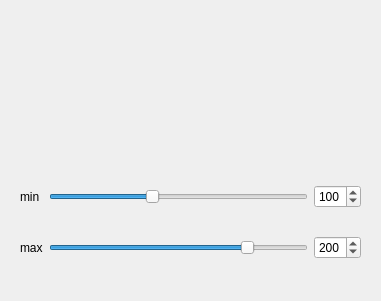
<?xml version="1.0" encoding="UTF-8"?>
<ui version="4.0">
 <class>Form</class>
 <widget class="QWidget" name="Form">
  <property name="geometry">
   <rect>
    <x>0</x>
    <y>0</y>
    <width>381</width>
    <height>301</height>
   </rect>
  </property>
  <property name="sizePolicy">
   <sizepolicy hsizetype="Preferred" vsizetype="Preferred">
    <horstretch>0</horstretch>
    <verstretch>0</verstretch>
   </sizepolicy>
  </property>
  <property name="windowTitle">
   <string>Form</string>
  </property>
  <layout class="QGridLayout" name="gridLayout">
   <item row="1" column="0">
    <widget class="QWidget" name="widget_2" native="true">
     <layout class="QGridLayout" name="gridLayout_3">
      <item row="0" column="0">
       <widget class="QLabel" name="labelMin">
        <property name="text">
         <string>min</string>
        </property>
       </widget>
      </item>
      <item row="0" column="1">
       <widget class="QSlider" name="horizontalSliderMin">
        <property name="maximum">
         <number>255</number>
        </property>
        <property name="value">
         <number>100</number>
        </property>
        <property name="orientation">
         <enum>Qt::Horizontal</enum>
        </property>
       </widget>
      </item>
      <item row="0" column="2">
       <widget class="QSpinBox" name="spinBoxMin">
        <property name="maximum">
         <number>255</number>
        </property>
        <property name="value">
         <number>100</number>
        </property>
       </widget>
      </item>
      <item row="1" column="0">
       <widget class="QLabel" name="labelMax">
        <property name="text">
         <string>max</string>
        </property>
       </widget>
      </item>
      <item row="1" column="1">
       <widget class="QSlider" name="horizontalSliderMax">
        <property name="maximum">
         <number>255</number>
        </property>
        <property name="value">
         <number>200</number>
        </property>
        <property name="orientation">
         <enum>Qt::Horizontal</enum>
        </property>
       </widget>
      </item>
      <item row="1" column="2">
       <widget class="QSpinBox" name="spinBoxMax">
        <property name="maximum">
         <number>255</number>
        </property>
        <property name="value">
         <number>200</number>
        </property>
       </widget>
      </item>
     </layout>
    </widget>
   </item>
   <item row="0" column="0">
    <widget class="QWidget" name="widget_1" native="true">
     <layout class="QGridLayout" name="gridLayout_2"/>
    </widget>
   </item>
  </layout>
 </widget>
 <resources/>
 <connections>
  <connection>
   <sender>horizontalSliderMin</sender>
   <signal>valueChanged(int)</signal>
   <receiver>spinBoxMin</receiver>
   <slot>setValue(int)</slot>
   <hints>
    <hint type="sourcelabel">
     <x>265</x>
     <y>195</y>
    </hint>
    <hint type="destinationlabel">
     <x>408</x>
     <y>194</y>
    </hint>
   </hints>
  </connection>
  <connection>
   <sender>spinBoxMin</sender>
   <signal>valueChanged(int)</signal>
   <receiver>horizontalSliderMin</receiver>
   <slot>setValue(int)</slot>
   <hints>
    <hint type="sourcelabel">
     <x>408</x>
     <y>194</y>
    </hint>
    <hint type="destinationlabel">
     <x>318</x>
     <y>195</y>
    </hint>
   </hints>
  </connection>
  <connection>
   <sender>horizontalSliderMax</sender>
   <signal>valueChanged(int)</signal>
   <receiver>spinBoxMax</receiver>
   <slot>setValue(int)</slot>
   <hints>
    <hint type="sourcelabel">
     <x>252</x>
     <y>206</y>
    </hint>
    <hint type="destinationlabel">
     <x>355</x>
     <y>205</y>
    </hint>
   </hints>
  </connection>
  <connection>
   <sender>spinBoxMax</sender>
   <signal>valueChanged(int)</signal>
   <receiver>horizontalSliderMax</receiver>
   <slot>setValue(int)</slot>
   <hints>
    <hint type="sourcelabel">
     <x>408</x>
     <y>229</y>
    </hint>
    <hint type="destinationlabel">
     <x>316</x>
     <y>230</y>
    </hint>
   </hints>
  </connection>
 </connections>
</ui>
